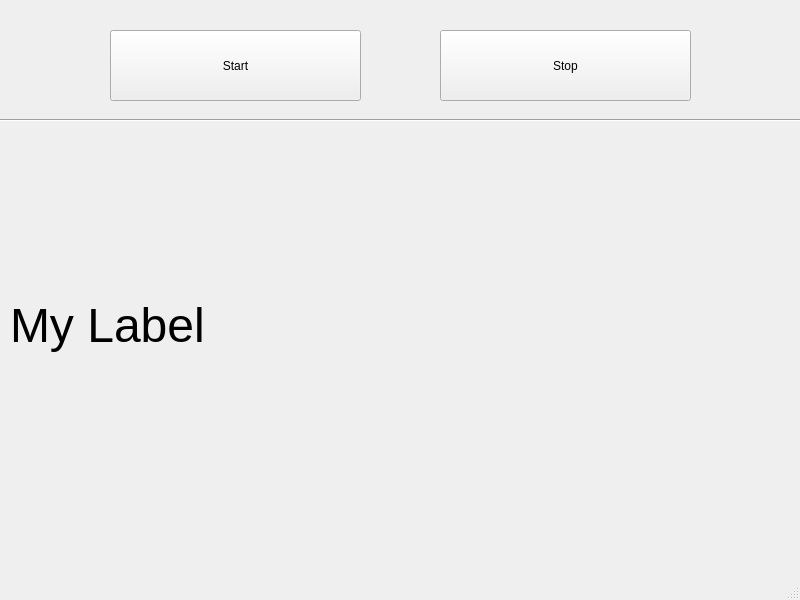
<?xml version="1.0" encoding="UTF-8"?>
<ui version="4.0">
 <class>MainWindow</class>
 <widget class="QMainWindow" name="MainWindow">
  <property name="geometry">
   <rect>
    <x>0</x>
    <y>0</y>
    <width>800</width>
    <height>600</height>
   </rect>
  </property>
  <property name="cursor">
   <cursorShape>ArrowCursor</cursorShape>
  </property>
  <property name="windowTitle">
   <string>MainWindow</string>
  </property>
  <widget class="QWidget" name="centralwidget">
   <widget class="QPushButton" name="startButton">
    <property name="geometry">
     <rect>
      <x>110</x>
      <y>30</y>
      <width>251</width>
      <height>71</height>
     </rect>
    </property>
    <property name="text">
     <string>Start</string>
    </property>
   </widget>
   <widget class="QPushButton" name="stopButton">
    <property name="geometry">
     <rect>
      <x>440</x>
      <y>30</y>
      <width>251</width>
      <height>71</height>
     </rect>
    </property>
    <property name="text">
     <string>Stop</string>
    </property>
   </widget>
   <widget class="QLabel" name="myLabel">
    <property name="geometry">
     <rect>
      <x>10</x>
      <y>290</y>
      <width>241</width>
      <height>71</height>
     </rect>
    </property>
    <property name="font">
     <font>
      <pointsize>36</pointsize>
     </font>
    </property>
    <property name="text">
     <string>My Label</string>
    </property>
   </widget>
   <widget class="Line" name="line">
    <property name="geometry">
     <rect>
      <x>0</x>
      <y>110</y>
      <width>811</width>
      <height>20</height>
     </rect>
    </property>
    <property name="orientation">
     <enum>Qt::Horizontal</enum>
    </property>
   </widget>
  </widget>
  <widget class="QMenuBar" name="menubar">
   <property name="geometry">
    <rect>
     <x>0</x>
     <y>0</y>
     <width>800</width>
     <height>26</height>
    </rect>
   </property>
  </widget>
  <widget class="QStatusBar" name="statusbar"/>
 </widget>
 <resources/>
 <connections/>
</ui>
